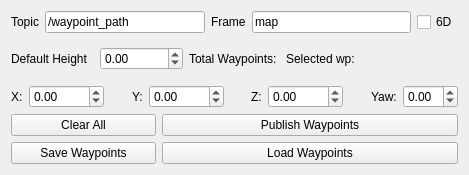
<?xml version="1.0" encoding="UTF-8"?>
<ui version="4.0">
 <class>PluginWidget</class>
 <widget class="QWidget" name="PluginWidget">
  <property name="geometry">
   <rect>
    <x>0</x>
    <y>0</y>
    <width>469</width>
    <height>175</height>
   </rect>
  </property>
  <property name="windowTitle">
   <string>Quadrotor Steering</string>
  </property>
  <layout class="QGridLayout" name="gridLayout">
   <item row="5" column="1" colspan="3">
    <layout class="QHBoxLayout" name="horizontalLayout_3">
     <item>
      <widget class="QLabel" name="label_topic">
       <property name="text">
        <string>Topic</string>
       </property>
      </widget>
     </item>
     <item>
      <widget class="QLineEdit" name="topic_input">
       <property name="text">
        <string>/waypoint_path</string>
       </property>
      </widget>
     </item>
     <item>
      <widget class="QLabel" name="label_frame">
       <property name="text">
        <string>Frame</string>
       </property>
      </widget>
     </item>
     <item>
      <widget class="QLineEdit" name="frame_input">
       <property name="text">
        <string>map</string>
       </property>
      </widget>
     </item>
     <item>
      <widget class="QCheckBox" name="sixDcheckBox">
       <property name="text">
        <string>6D</string>
       </property>
      </widget>
     </item>
    </layout>
   </item>
   <item row="6" column="1" colspan="3">
    <layout class="QHBoxLayout" name="horizontalLayout_2">
     <item>
      <widget class="QLabel" name="wp_height_label">
       <property name="text">
        <string>Default Height</string>
       </property>
      </widget>
     </item>
     <item>
      <widget class="QDoubleSpinBox" name="height_spinbox">
       <property name="minimum">
        <double>-5.000000000000000</double>
       </property>
       <property name="singleStep">
        <double>0.100000000000000</double>
       </property>
      </widget>
     </item>
     <item>
      <widget class="QLabel" name="text_total">
       <property name="text">
        <string>Total Waypoints: </string>
       </property>
      </widget>
     </item>
     <item>
      <widget class="QLabel" name="text_selected">
       <property name="text">
        <string>Selected wp: </string>
       </property>
      </widget>
     </item>
     <item>
      <widget class="QLabel" name="sel_wp_label">
       <property name="text">
        <string/>
       </property>
      </widget>
     </item>
    </layout>
   </item>
   <item row="10" column="2" colspan="2">
    <widget class="QPushButton" name="button_load">
     <property name="text">
      <string>Load Waypoints</string>
     </property>
    </widget>
   </item>
   <item row="8" column="1" colspan="3">
    <layout class="QHBoxLayout" name="horizontalLayout">
     <item>
      <widget class="QLabel" name="x_label">
       <property name="text">
        <string>X:</string>
       </property>
      </widget>
     </item>
     <item>
      <widget class="QDoubleSpinBox" name="x_spinbox">
       <property name="minimum">
        <double>-1000.000000000000000</double>
       </property>
       <property name="maximum">
        <double>1000.000000000000000</double>
       </property>
       <property name="singleStep">
        <double>0.500000000000000</double>
       </property>
      </widget>
     </item>
     <item>
      <spacer name="horizontalSpacer">
       <property name="orientation">
        <enum>Qt::Horizontal</enum>
       </property>
       <property name="sizeHint" stdset="0">
        <size>
         <width>40</width>
         <height>20</height>
        </size>
       </property>
      </spacer>
     </item>
     <item>
      <widget class="QLabel" name="y_label">
       <property name="text">
        <string>Y:</string>
       </property>
      </widget>
     </item>
     <item>
      <widget class="QDoubleSpinBox" name="y_spinbox">
       <property name="minimum">
        <double>-1000.000000000000000</double>
       </property>
       <property name="maximum">
        <double>1000.000000000000000</double>
       </property>
       <property name="singleStep">
        <double>0.500000000000000</double>
       </property>
      </widget>
     </item>
     <item>
      <spacer name="horizontalSpacer_2">
       <property name="orientation">
        <enum>Qt::Horizontal</enum>
       </property>
       <property name="sizeHint" stdset="0">
        <size>
         <width>40</width>
         <height>20</height>
        </size>
       </property>
      </spacer>
     </item>
     <item>
      <widget class="QLabel" name="z_label">
       <property name="text">
        <string>Z:</string>
       </property>
      </widget>
     </item>
     <item>
      <widget class="QDoubleSpinBox" name="z_spinbox">
       <property name="minimum">
        <double>-1000.000000000000000</double>
       </property>
       <property name="maximum">
        <double>1000.000000000000000</double>
       </property>
       <property name="singleStep">
        <double>0.500000000000000</double>
       </property>
      </widget>
     </item>
     <item>
      <spacer name="horizontalSpacer_3">
       <property name="orientation">
        <enum>Qt::Horizontal</enum>
       </property>
       <property name="sizeHint" stdset="0">
        <size>
         <width>40</width>
         <height>20</height>
        </size>
       </property>
      </spacer>
     </item>
     <item>
      <widget class="QLabel" name="yaw_label">
       <property name="text">
        <string>Yaw:</string>
       </property>
      </widget>
     </item>
     <item>
      <widget class="QDoubleSpinBox" name="yaw_spinbox">
       <property name="minimum">
        <double>-3.150000000000000</double>
       </property>
       <property name="maximum">
        <double>3.150000000000000</double>
       </property>
       <property name="singleStep">
        <double>0.100000000000000</double>
       </property>
      </widget>
     </item>
    </layout>
   </item>
   <item row="9" column="1">
    <widget class="QPushButton" name="button_clear">
     <property name="text">
      <string>Clear All</string>
     </property>
    </widget>
   </item>
   <item row="10" column="1">
    <widget class="QPushButton" name="button_save">
     <property name="text">
      <string>Save Waypoints</string>
     </property>
    </widget>
   </item>
   <item row="9" column="2" colspan="2">
    <widget class="QPushButton" name="button_publish">
     <property name="text">
      <string>Publish Waypoints</string>
     </property>
    </widget>
   </item>
  </layout>
 </widget>
 <resources/>
 <connections/>
</ui>
